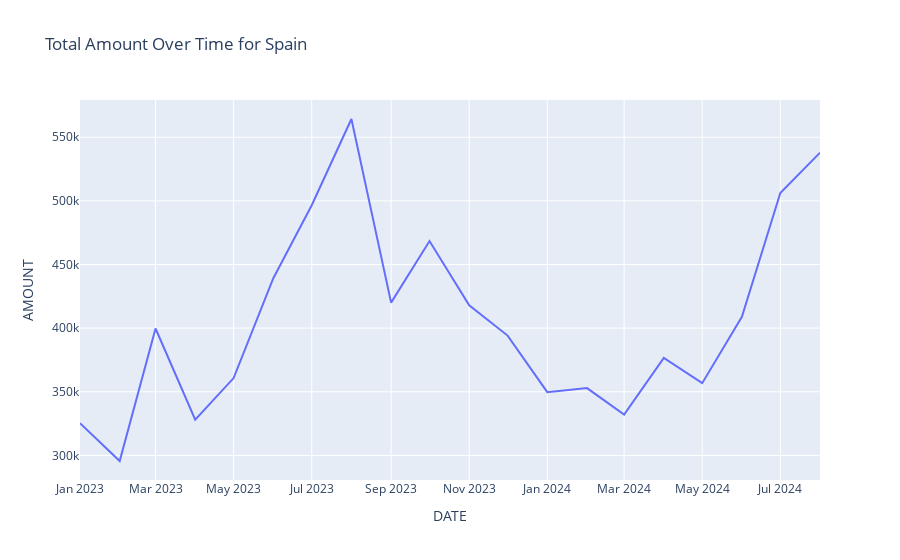

Notebook source saved alongside this figure:
### Code cell
import plotly.express as px

# Create a line plot of the time series
fig = px.line(ts_spain, x='DATE', y='AMOUNT', title='Total Amount Over Time for Spain')

# Show the plot
fig.show()

### Figure 1 — Plotly figure (JSON) as saved in the notebook; plotly's stock layout.template omitted (floating-point values rounded to 4 significant figures)
{"data": [{"hovertemplate": "DATE=%{x}<br>AMOUNT=%{y}<extra></extra>", "legendgroup": "", "line": {"color": "#636efa", "dash": "solid"}, "marker": {"symbol": "circle"}, "mode": "lines", "name": "", "orientation": "v", "showlegend": false, "type": "scatter", "x": ["2023-01-01T00:00:00", "2023-02-01T00:00:00", "2023-03-01T00:00:00", "2023-04-01T00:00:00", "2023-05-01T00:00:00", "2023-06-01T00:00:00", "2023-07-01T00:00:00", "2023-08-01T00:00:00", "2023-09-01T00:00:00", "2023-10-01T00:00:00", "2023-11-01T00:00:00", "2023-12-01T00:00:00", "2024-01-01T00:00:00", "2024-02-01T00:00:00", "2024-03-01T00:00:00", "2024-04-01T00:00:00", "2024-05-01T00:00:00", "2024-06-01T00:00:00", "2024-07-01T00:00:00", "2024-08-01T00:00:00"], "xaxis": "x", "y": [325300.0, 295600.0, 399700.0, 328000.0, 360800.0, 439200.0, 496500.0, 564300.0, 420000.0, 468400.0, 418000.0, 394100.0, 349700.0, 352900.0, 332100.0, 376700.0, 356800.0, 409000.0, 506200.0, 537900.0], "yaxis": "y"}], "layout": {"legend": {"tracegroupgap": 0}, "title": {"text": "Total Amount Over Time for Spain"}, "xaxis": {"anchor": "y", "domain": [0, 1], "title": {"text": "DATE"}}, "yaxis": {"anchor": "x", "domain": [0, 1], "title": {"text": "AMOUNT"}}}}
